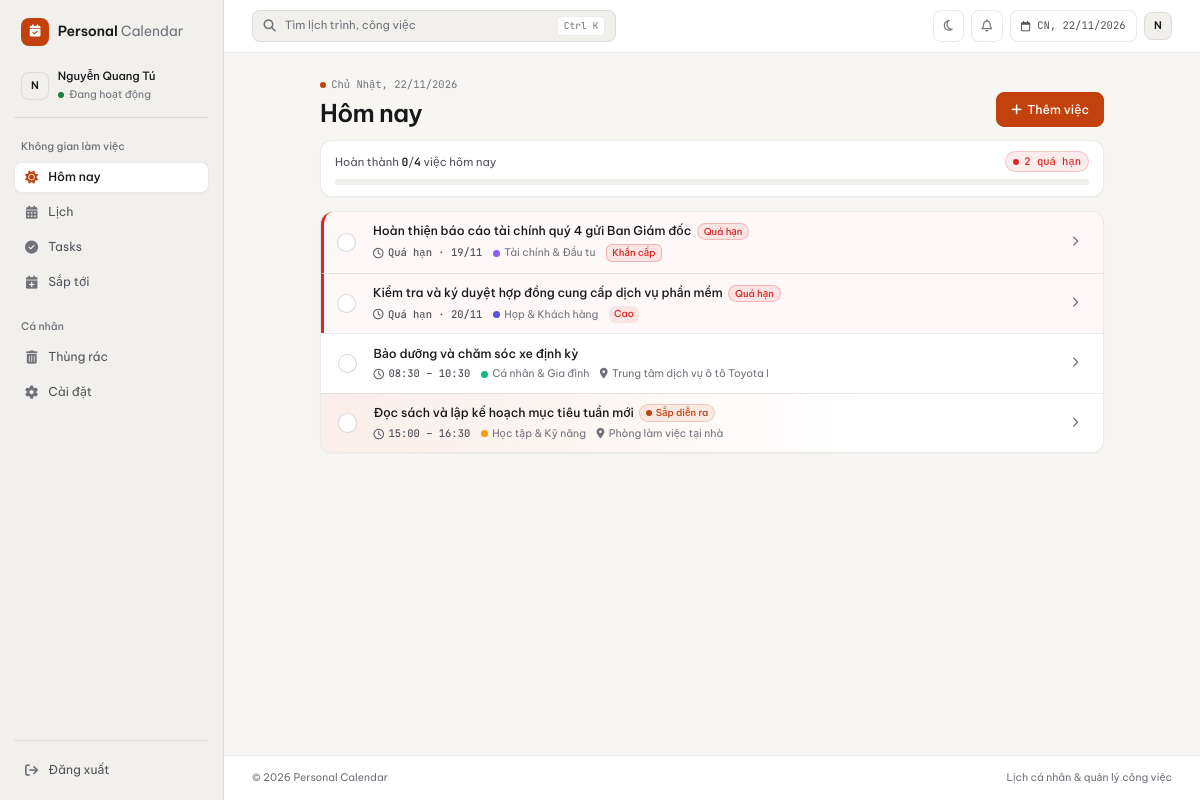
Page /index.php?page=dashboard (signed in) on the committed database.
### tables this page shows
CREATE TABLE `tasks` (
  `id` int unsigned NOT NULL AUTO_INCREMENT,
  `user_id` int unsigned NOT NULL,
  `category_id` int unsigned DEFAULT NULL,
  `title` varchar(255) NOT NULL,
  `description` text,
  `priority` enum('low','medium','high','urgent') NOT NULL DEFAULT 'medium',
  `status` enum('pending','completed') NOT NULL DEFAULT 'pending',
  `is_completed` tinyint(1) NOT NULL DEFAULT '0',
  `progress` int unsigned NOT NULL DEFAULT '0',
  `due_date` date DEFAULT NULL,
  `start_time` time DEFAULT NULL,
  `end_time` time DEFAULT NULL,
  `end_date` date DEFAULT NULL,
  `repeat_type` enum('none','daily','weekly','monthly') NOT NULL DEFAULT 'none',
  `created_at` timestamp NULL DEFAULT CURRENT_TIMESTAMP,
  `updated_at` timestamp NULL DEFAULT CURRENT_TIMESTAMP ON UPDATE CURRENT_TIMESTAMP,
  `deleted_at` datetime DEFAULT NULL,
  PRIMARY KEY (`id`),
  KEY `fk_tasks_user` (`user_id`),
  CONSTRAINT `fk_tasks_user` FOREIGN KEY (`user_id`) REFERENCES `users` (`id`) ON DELETE CASCADE
);

CREATE TABLE `categories` (
  `id` int unsigned NOT NULL AUTO_INCREMENT,
  `user_id` int unsigned NOT NULL,
  `name` varchar(80) NOT NULL,
  `color` char(7) NOT NULL DEFAULT '#64748b',
  `icon` varchar(50) NOT NULL DEFAULT 'fa-folder',
  `created_at` timestamp NULL DEFAULT CURRENT_TIMESTAMP,
  PRIMARY KEY (`id`),
  UNIQUE KEY `unique_user_category` (`user_id`,`name`),
  CONSTRAINT `fk_categories_user` FOREIGN KEY (`user_id`) REFERENCES `users` (`id`) ON DELETE CASCADE
);

CREATE TABLE `events` (
  `id` int unsigned NOT NULL AUTO_INCREMENT,
  `user_id` int unsigned NOT NULL,
  `category_id` int unsigned DEFAULT NULL,
  `title` varchar(180) NOT NULL,
  `description` text,
  `start_time` datetime NOT NULL,
  `end_time` datetime NOT NULL,
  `location` varchar(255) DEFAULT NULL,
  `priority` enum('low','medium','high') NOT NULL DEFAULT 'medium',
  `status` enum('pending','completed') NOT NULL DEFAULT 'pending',
  `reminder_at` datetime DEFAULT NULL,
  `reminder_minutes` int DEFAULT NULL,
  `repeat_type` enum('none','daily','weekly','monthly') NOT NULL DEFAULT 'none',
  `created_at` timestamp NULL DEFAULT CURRENT_TIMESTAMP,
  `updated_at` timestamp NULL DEFAULT CURRENT_TIMESTAMP ON UPDATE CURRENT_TIMESTAMP,
  `deleted_at` datetime DEFAULT NULL,
  PRIMARY KEY (`id`),
  KEY `fk_events_category` (`category_id`),
  KEY `idx_events_user_start` (`user_id`,`start_time`),
  KEY `idx_events_user_status` (`user_id`,`status`),
  KEY `idx_events_start_end` (`start_time`,`end_time`),
  CONSTRAINT `fk_events_category` FOREIGN KEY (`category_id`) REFERENCES `categories` (`id`) ON DELETE SET NULL,
  CONSTRAINT `fk_events_user` FOREIGN KEY (`user_id`) REFERENCES `users` (`id`) ON DELETE CASCADE
);

### app/Views/pages/dashboard.php (the view, shortened to what the rows shown need)
<?php
$todayItems = $data['todayItems'] ?? [];
$priorityLabels = [
    'urgent' => 'Khẩn cấp',
    'high'   => 'Cao',
    'medium' => 'Trung bình',
    'low'    => 'Thấp',
];
?>
<section class="today-screen">
    <header class="today-header">
        <div class="today-header-top">
            <div>
                <h1>Hôm nay</h1>
            </div>
        </div>
    </header>
    <div class="panel today-panel p-0">
        <?php if (!empty($todayItems)): ?>
            <div class="today-timeline-list" id="todayTimelineList">
                <?php $lastIdx = count($todayItems) - 1; ?>
                <?php foreach ($todayItems as $idx => $item):
                    $id = (int)($item['id'] ?? 0);
                    $isTask = !empty($item['is_task']);
                    $isDone = !empty($item['done']);
                    $isOverdue = !empty($item['is_overdue']) && !$isDone;
                    $isCurrent = !empty($item['is_current']) && !$isDone;
                    $isMultiday = !empty($item['is_multiday']);
                    $timeLabel = trim((string)($item['time_label'] ?? 'Chưa gắn giờ'));
                    $priority = (string)($item['priority'] ?? 'medium');
                    $catName = trim((string)($item['category_name'] ?? ''));
                    $catColor = trim((string)($item['category_color'] ?? '')) ?: '#c2410c';
                    $location = trim((string)($item['location'] ?? ''));
                ?>
                <div class="task-row today-row <?= $idx === 0 ? 'is-first-visible' : '' ?> <?= $idx === $lastIdx ? 'is-last-visible' : '' ?> <?= $isDone ? 'is-done' : '' ?> <?= $isOverdue ? 'is-overdue' : '' ?> <?= $isCurrent ? 'is-current' : '' ?> <?= $isMultiday ? 'is-multiday' : '' ?>"
                     data-id="<?= $id ?>"
                     data-is-task="<?= $isTask ? '1' : '0' ?>"
                     data-is-overdue="<?= !empty($item['is_overdue']) ? '1' : '0' ?>"
                     data-status="<?= $isDone ? 'completed' : 'pending' ?>">
                    <label class="task-check-wrap" aria-label="Đánh dấu hoàn thành <?= htmlspecialchars($item['title'] ?? '') ?>">
                        <span class="custom-check"><i class="fa-solid fa-check"></i></span>
                    </label>
                    <div class="task-copy today-copy">
                        <div class="today-title-line">
                            <strong><?= htmlspecialchars($item['title'] ?? '') ?></strong>
                            <?php if ($isCurrent): ?>
                                <span class="today-pill is-current"><span class="live-dot"></span>Sắp diễn ra</span>
                            <?php endif; ?>
                            <?php if ($isOverdue): ?>
                                <span class="today-pill is-overdue">Quá hạn</span>
                            <?php endif; ?>
                        </div>
                        <div class="today-submeta">
                            <span class="today-time-mono">
                                <i class="fa-regular fa-clock"></i><?= htmlspecialchars($timeLabel !== '' ? $timeLabel : 'Chưa gắn giờ') ?>
                            </span>
                            <?php if ($catName !== ''): ?>
                                <span class="today-meta-cat">
                                    <span class="today-cat-dot" style="background-color: <?= htmlspecialchars($catColor) ?>;"></span>
                                    <?= htmlspecialchars($catName) ?>
                                </span>
                            <?php endif; ?>
                            <?php if ($location !== ''): ?>
                                <span class="today-meta-loc">
                                    <i class="fa-solid fa-location-dot"></i><?= htmlspecialchars($location) ?>
                                </span>
                            <?php endif; ?>
                            <?php if (in_array($priority, ['urgent', 'high'], true) && isset($priorityLabels[$priority])): ?>
                                <span class="priority <?= htmlspecialchars($priority) ?> today-priority-tag"><?= $priorityLabels[$priority] ?></span>
                            <?php endif; ?>
                        </div>
                    </div>
                    <a class="today-item-open <?= $isTask ? '' : 'js-open-event-detail' ?>"
                       href="<?= $isTask ? 'index.php?page=tasks&task_id=' . $id : '#event-' . $id ?>"
                       <?php if (!$isTask): ?>data-event-id="<?= $id ?>"<?php endif; ?>
                       aria-label="Xem chi tiết <?= htmlspecialchars($item['title'] ?? '') ?>"
                       title="Chi tiết">
                        <i class="fa-solid fa-chevron-right"></i>
                    </a>
                </div>
                <?php endforeach; ?>
            </div>
        <?php endif; ?>
    </div>
</section>

### rows in the picture
tasks: title "Hoàn thiện báo cáo tài chính quý 4 gửi Ban Giám đốc", shows "Quá hạn", timeLabel "Quá hạn · 19/11", category.name "Tài chính & Đầu tư", priority "Khẩn cấp"
tasks: title "Kiểm tra và ký duyệt hợp đồng cung cấp dịch vụ phần mềm", shows "Quá hạn", timeLabel "Quá hạn · 20/11", category.name "Họp & Khách hàng", priority "Cao"
events: title "Bảo dưỡng và chăm sóc xe định kỳ", timeLabel "08:30 – 10:30", category.name "Cá nhân & Gia đình", location "Trung tâm dịch vụ ô tô Toyot…"
events: title "Đọc sách và lập kế hoạch mục tiêu tuần mới", shows "Sắp diễn ra", timeLabel "15:00 – 16:30", category.name "Học tập & Kỹ năng", location "Phòng làm việc tại nhà"

### other values in the picture
$initial "N"
$currentUserName "Nguyễn Quang Tú"
$label "Hôm nay"
$label "Lịch"
$label "Tasks"
$label "Sắp tới"
$todayDateLabel "Chủ Nhật, 22/11/2026"
$doneCount "0"
$totalCount "4"
$overdueCount "2"
